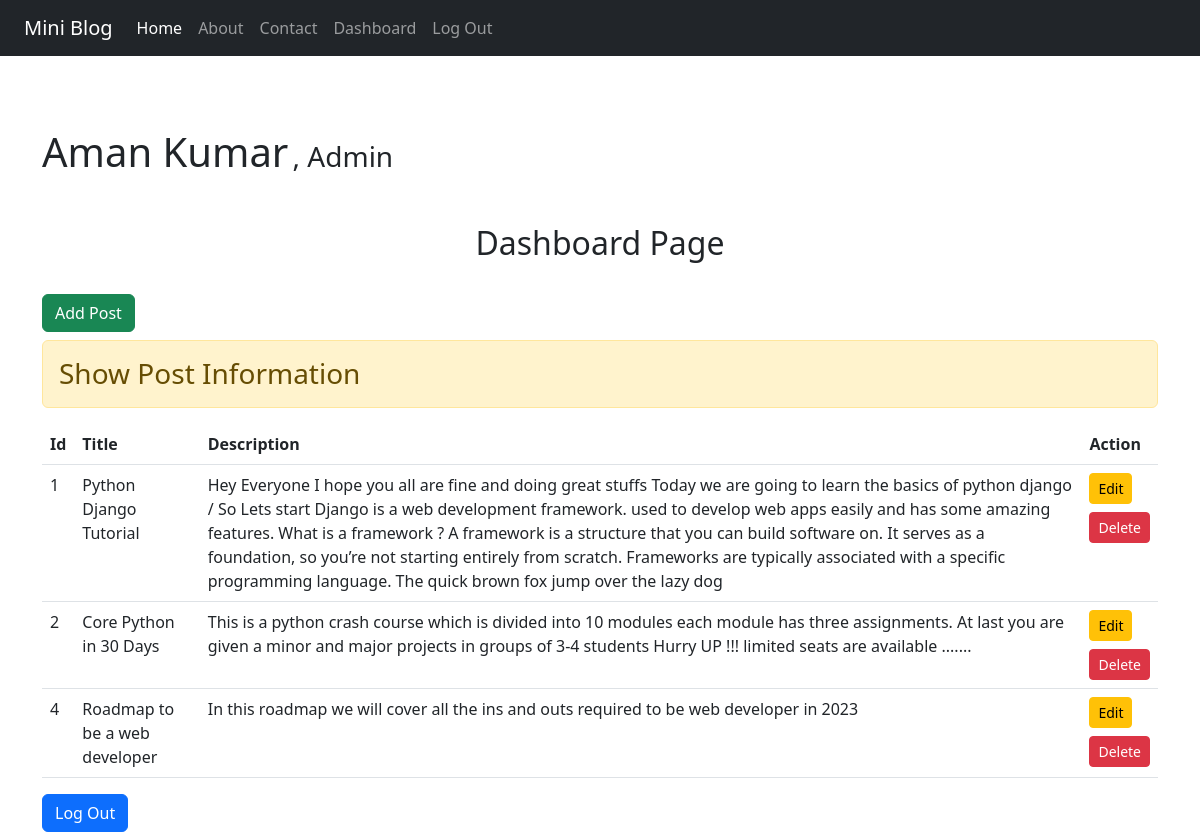
The page /dashboard/ (signed in) on the database its author committed.
### blog/models.py (models this page shows)
class PostModel(models.Model):
    title = models.CharField(max_length=100)
    desc = models.TextField()

### blog/views.py (the view)
# urls.py: path('dashboard/',views.dashboard,name="dashboard"),
def dashboard(request):
    if request.user.is_authenticated :
        posts = PostModel.objects.all()
        full_name = request.user.get_full_name()
        grp = request.user.groups.all()
        return render(request,"blog/dashboard.html",{"posts":posts , "name":full_name , "group":grp})
    else:
        return HttpResponseRedirect("/signin/")

### templates/blog/dashboard.html (shortened to what this page needs)
{% extends 'blog/base.html' %}
{% block side %}
<div class="col-sm-8">
    <br>
    <h1 class="d-inline">{{name}}</h1>
    {% for grp in group  %}
    <h3 class="d-inline">{{" , "}}{{grp.name}}</h3>
    {% endfor %}
    <br>
</div>
{%endblock side %}
{% block content %}
<div class="col-sm-12">
    <br><br>
    <h2 class="text-center">Dashboard Page</h2>
    <br>
    <a href="{% url 'post' %}" class="btn btn-success mb-2" >Add Post</a>
    <table class="table table-hover">
        <h3 class="alert alert-warning ">Show Post Information</h3>
        <tr>
            <th>Id</th>
            <th>Title</th>
            <th>Description</th>
            <th>Action</th>
        </tr>
            {% for post in posts %}
            <tr>
                <td>{{post.id}}</td>
                <td>{{post.title}}</td>
                <td>{{post.desc}}</td>
                <td><a href="{% url 'editpost' post.id %}" class="btn btn-sm btn-warning mb-2">Edit</a>
                    {% if perms.blog.delete_postmodel %}
                    <form action="{% url 'deletepost' post.id %}" method="POST">
                        <button type="submit" class="btn btn-danger btn-sm">Delete</button>
                    </form>
                    {% endif %}
                </td>
            </tr>
            {% endfor %}
    </table>
    <a href="{% url 'signout' %}" class="btn btn-primary">Log Out</a>
</div>
{% endblock content %}

### templates/blog/base.html (shortened to what this page needs)
<!DOCTYPE html>
{% load static %}
<html lang="en">
<head>
    <link rel="stylesheet" href="{% static 'blog/css/bootstrap.css' %}">
    <link rel="stylesheet" href="{% static 'blog/css/all.min.css' %}">
    <link rel="stylesheet" href="{% static 'blog/css/style.css' %}">
</head>
<body>
    <div class="container-fluid bg-dark">
        {% include 'blog/navbar.html' %}
    </div>
    <div class="container">
        <div class="row">
        </div>
        <div class="row">
            {% block side %}{%endblock side %}
            {% block content %}{%endblock content %}
        </div>
    </div>
</body>
</html>

### templates/blog/navbar.html (shortened to what this page needs)
{% load static %}
<nav class="navbar navbar-expand-lg navbar-dark">
    <div class="container-fluid">
      <a class="navbar-brand" href="#">Mini Blog</a>
      <div class="collapse navbar-collapse" id="navbarNav">
        <ul class="navbar-nav">
          <li class="nav-item">
            <a class="nav-link active" aria-current="page" href="{% url 'home' %}">Home</a>
          </li>
          <li class="nav-item">
            <a class="nav-link" href="{% url 'about' %}">About</a>
          </li>
          <li class="nav-item">
            <a class="nav-link" href="{% url 'contact' %}">Contact</a>
          </li>
          {% if request.user.is_authenticated %}
          <li class="nav-item">
            <a class="nav-link" href="{% url 'dashboard' %}">Dashboard</a>
          </li>
          <li class="nav-item">
            <a class="nav-link" href="{% url 'signout' %}">Log Out</a>
          </li>
          {% endif %}
        </ul>
      </div>
    </div>
  </nav>

### blog/static/blog/css/style.css (style rules this page uses)
* { margin:0; padding:0; box-sizing: border-box; }

### rows shown on the page
PostModel: id "1", title "Python Django Tutorial", desc "Hey Everyone I hope you all are fine and doing great stuffs Today we are going to learn the basics of python django / So Lets start Django is a web development framework. used to develop web apps easily and has some amazing features. What is a framework ? A framework is a structure that you can build software on. It serves as a foundation, so you’re not starting entirely from scratch. Frameworks are typically associated with a specific programming language. The quick brown fox jump over the lazy dog"
PostModel: id "2", title "Core Python in 30 Days", desc "This is a python crash course which is divided into 10 modules each module has three assignments. At last you are given a minor and major projects in groups of 3-4 students Hurry UP !!! limited seats are available ......."
PostModel: id "4", title "Roadmap to be a web developer", desc "In this roadmap we will cover all the ins and outs required to be web developer in 2023"

### other values the page prints
{{ name }} "Aman Kumar"
{{ " , " }} ","
{{ grp.name }} "Admin"
